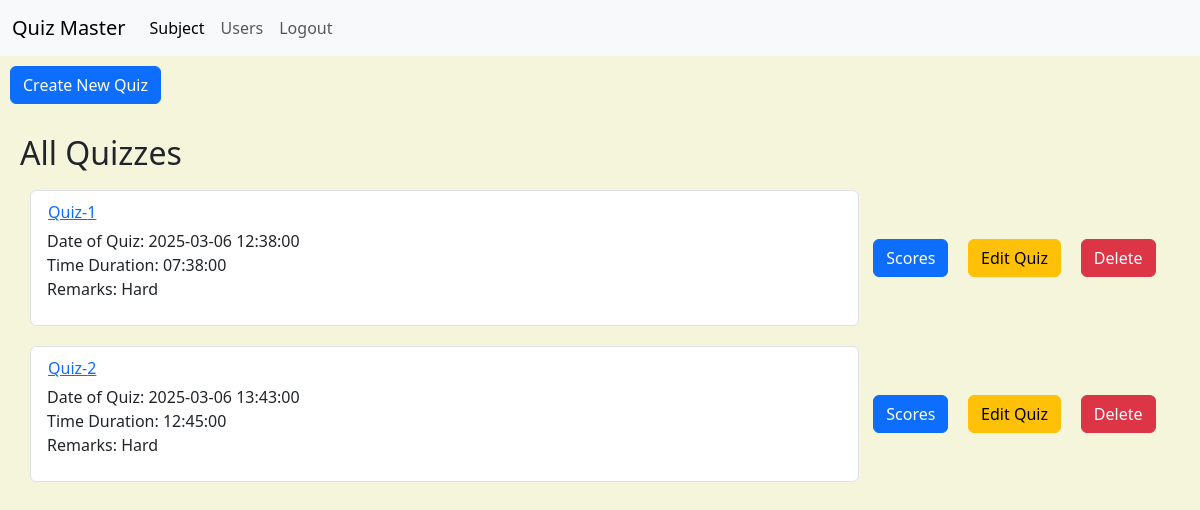
Screenshot of /admin/quizzes/1 (signed in) with the database file from the repository.
### models/models.py (models this page shows)
class Quiz(db.Model):
    __tablename__ = 'quiz'
    id = db.Column(db.Integer, primary_key=True)
    chapter_id = db.Column(db.Integer, db.ForeignKey('chapter.id'), nullable=False)
    date_of_quiz = db.Column(db.DateTime, nullable=False)
    time_duration = db.Column(db.Time, nullable=False)
    remarks = db.Column(db.Text)
    questions = db.relationship('Question', backref='quiz', lazy=True)
    scores = db.relationship('Score', backref='quiz', lazy=True)

### controllers/admin.py (the view, shortened to what this page needs)
@admin_bp.route('/quizzes/<int:chapter_id>', methods=['GET', 'POST'])
@admin_required
def quizzes(chapter_id):
    chapter = Chapter.query.get_or_404(chapter_id)
    form = QuizForm()
    return render_template('admin_quizzes.html', form=form,chapter=chapter, chapter_id=chapter_id,quizzes=chapter.quizzes, is_admin=True)

### controllers/admin.py (called while the page is built)
def admin_required(f):
    @wraps(f)
    def decorated_function(*args, **kwargs):
        if current_user.is_authenticated:
            admin = Admin.query.get(current_user.id)
            if not admin:
                flash('Access denied', 'danger')
                return redirect(url_for('auth.home'))
            else:
                return f(*args, **kwargs)
        else:
            flash('Access denied', 'danger')
            return redirect(url_for('auth.home'))
    return decorated_function

### controllers/auth.py (called while the page is built)
@login_manager.user_loader
def load_user(user_id):
    user = User.query.get(int(user_id))
    if user:
        return user
    return Admin.query.get(int(user_id))

### templates/admin_quizzes.html (shortened to what this page needs)
{% extends 'base.html' %}
{% block styles %}
<link rel="stylesheet" href="{{ url_for('static', filename='CSS/admin_quizzes.css') }}">
{% endblock %}
{% block content %}
<button type="button" class="btn btn-primary" data-bs-toggle="modal" data-bs-target="#quizModal" id="addQuiz">
    Create New Quiz
</button>
<div class="viewquiz">
    <h2>All Quizzes</h2>
    {% for quiz in quizzes %}
        <div class="quiz">
            <div class="list-group">
                <a href="{{ url_for('admin.questions', quiz_id=quiz.id) }}" class="list-group-item list-group-item-action">
                    <div class="d-flex w-100 justify-content-between">
                        <h1 class="mb-1 btn btn-link" style="padding: 0px !important;">Quiz-{{ quiz.id }}</h1>
                    </div>
                        <p>Date of Quiz: {{ quiz.date_of_quiz }}</br>
                            Time Duration: {{ quiz.time_duration }}</br>
                            Remarks: {{ quiz.remarks }}
                        </p>
                </a>
            </div>
            <div class="score">
                <a href="{{ url_for('admin.scores', quiz_id=quiz.id) }}" class="btn btn-primary">Scores</a>
            </div>
            <div class="edit">
                <button type="button" class="btn btn-warning" data-bs-toggle="modal" data-bs-target="#editquiz-{{ quiz.id }}">
                    Edit Quiz
                </button>
            </div>
            <div class="delete">
                <button type="button" class="btn btn-danger"
            data-bs-toggle="modal"
            data-bs-target="#deletequiz-{{ quiz.id }}">
                    Delete
                </button>
            </div>
        </div>
    {% endfor %}
</div>
{% endblock %}

### static/CSS/admin_quizzes.css (style rules this page uses)
#addQuiz { margin: 10px !important; }
.viewquiz { padding: 10px !important; margin: 10px !important; }
.quiz { display: grid; grid-template-columns: 8fr 1fr 1fr 1fr; padding: 10px; }
.edit,.delete,.score { display: flex; align-items: center; justify-content: center; }

### static/CSS/base.css (style rules this page uses)
body { height: 100vh; background-color: #F5F5DC !important; }

### rows the page displays
Quiz: id "1", date_of_quiz "2025-03-06 12:38:00", time_duration "07:38:00", remarks "Hard"
Quiz: id "2", date_of_quiz "2025-03-06 13:43:00", time_duration "12:45:00", remarks "Hard"
